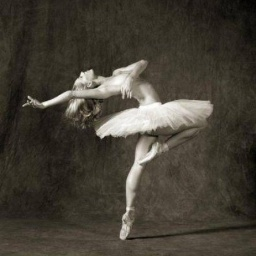
#> input picture images/dancing.jpg, 256 x 256 px, found by its file name
$ python preprocess.py
#> lines starting #> are read from the running program, lines starting #| are printed output that depends on the picture
import numpy as np
import cv2
import matplotlib.pyplot as plt

def load_and_scale(directory,size=128,mean=np.array([0.0, 0.0, 0.0]),
					std=np.array([1.0, 1.0, 1.0], dtype=np.float32)):
    '''
        Loads, resizes, and scales image by mean and standard deviation vectors
    '''
#> called with directory = 'images/dancing.jpg', size = 128, mean = array of shape (3,), std = array of shape (3,)
    if directory == None:
        img = np.random.uniform(size=(size,size,3))
    else:
        img = cv2.imread(directory)
#> img is the input picture: shape (256, 256, 3); mean B, G, R 53.7, 63.6, 68.8
    img = cv2.resize(img,(size,size))
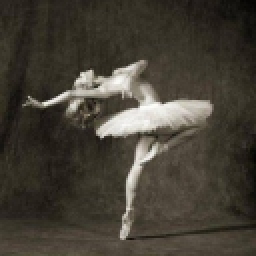
#> img: shape (128, 128, 3) (shown 2 times larger); mean B, G, R 53.8, 63.7, 68.9
    img = img.astype('float32')
    # Subtract the mean values
    img -= mean
    img /= std
    img = img.reshape(1,size,size,3)
    return img

if __name__ == "__main__":
	img = load_and_scale("images/dancing.jpg",128,np.array([0.0, 0.0, 0.0]),
                     np.array([1.0, 1.0, 1.0]))
	plt.figure()
	plt.imshow(np.squeeze(img))
	plt.show()
